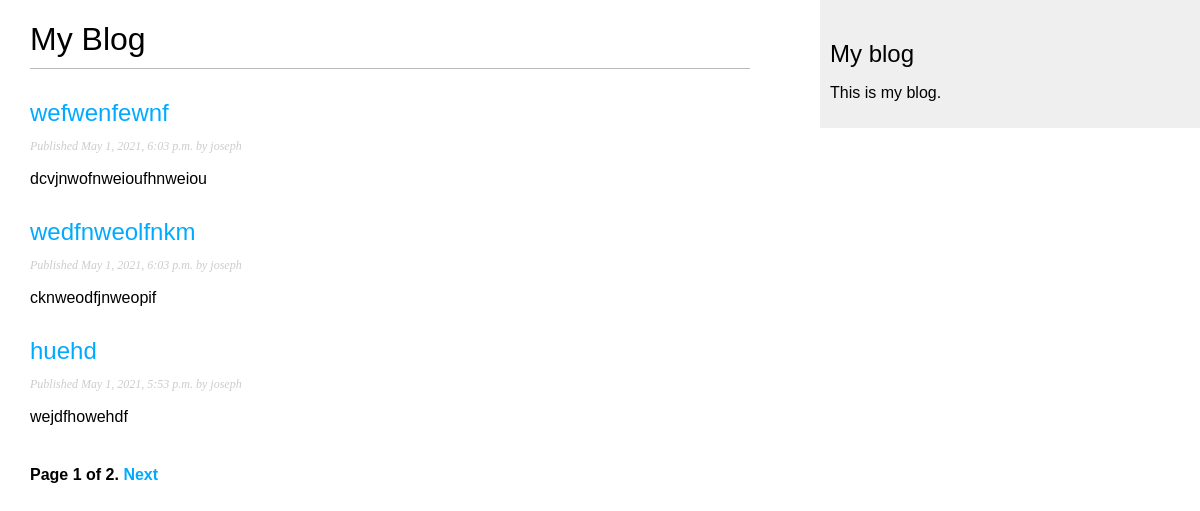
Screenshot of /blog/ with the database file from the repository.
### blog/models.py (models this page shows, shortened)
class Post(models.Model):
    STATUS_CHOICES = (
        ('draft', 'Draft'),
        ('published', 'Published'),
    )
    title = models.CharField(max_length=250)
    slug = models.SlugField(max_length=250,
                            unique_for_date='publish')
    author = models.ForeignKey(User,
                               on_delete=models.CASCADE,
                               related_name='blog_posts')
    body = models.TextField()
    publish = models.DateTimeField(default=timezone.now)
    created = models.DateTimeField(auto_now_add=True)
    updated = models.DateTimeField(auto_now=True)
    status = models.CharField(max_length=10,
                              choices=STATUS_CHOICES,
                              default='draft')
    objects = models.Manager()
    published = PublishedManager()
    class Meta:
        ordering = ('-publish',)
    def get_absolute_url(self):
        return reverse("blog:post_detail",
                       args=[self.publish.year,
                             self.publish.month,
                             self.publish.day, self.slug])

### blog/views.py (the view)
# urls.py: path("", views.PostListView.as_view(), name="post_list"),
class PostListView(ListView):
    queryset = Post.published.all()
    context_object_name = 'posts'
    paginate_by = 3
    template_name = 'blog/post/list.html'

### blog/templates/blog/post/list.html (shortened to what this page needs)
{% extends 'blog/base.html' %}
{% block content %}
  <h1>My Blog</h1>
  {% for post in posts %}
    <h2>
      <a href="{{ post.get_absolute_url }}">
        {{ post.title }}
      </a>
    </h2>
    <p class="date">
      Published {{ post.publish }} by {{ post.author }}
    </p>
    {{ post.body|truncatewords:30|linebreaks }}
  {% endfor %}
  {% include "pagination.html" with page=page_obj %}
{% endblock content %}

### blog/static/css/blog.css (style rules this page uses)
body { margin: 0; padding: 0; font-family: helvetica, sans-serif; }
a { color: #00abff; text-decoration: none; }
h1 { font-weight: normal; border-bottom: 1px solid #bbb; padding: 0 0 10px 0; }
h2 { font-weight: normal; margin: 30px 0 0; }
p.date { color: #ccc; font-family: georgia, serif; font-size: 12px; font-style: italic; }

### rows the page displays
Post: title "wefwenfewnf", publish "May 1, 2021, 6:03 p.m.", author "joseph", body "dcvjnwofnweioufhnweiou"
Post: title "wedfnweolfnkm", publish "May 1, 2021, 6:03 p.m.", author "joseph", body "cknweodfjnweopif"
Post: title "huehd", publish "May 1, 2021, 5:53 p.m.", author "joseph", body "wejdfhowehdf"

### other values shown
{{ page.number }} "1"
{{ page.paginator.num_pages }} "2"
